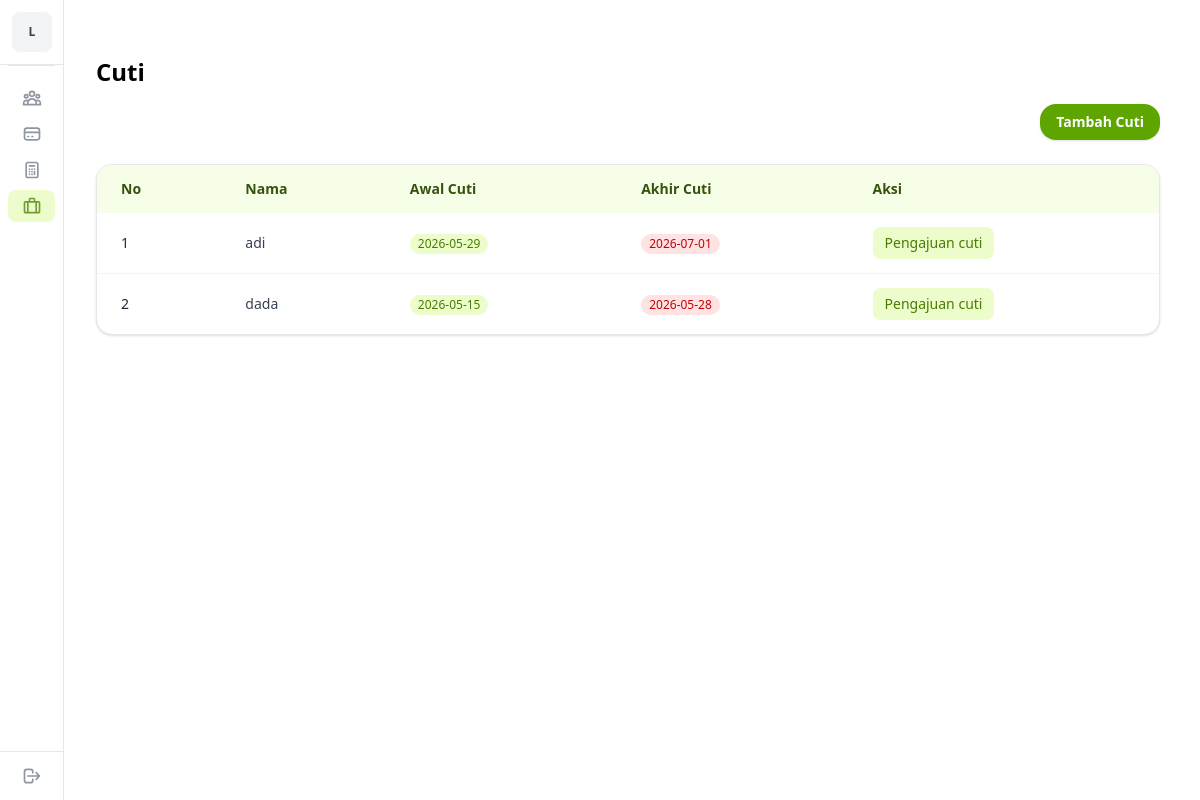
Screenshot of /cuti.php with the database file from the repository.
### tables this page shows
CREATE TABLE `cuti` (
  `id_cuti` int NOT NULL,
  `awal_cuti` date NOT NULL,
  `akhir_cuti` date NOT NULL,
  `id_pekerja` int NOT NULL
);

CREATE TABLE `pekerja` (
  `id_pekerja` int NOT NULL,
  `nama` varchar(100) NOT NULL,
  `id_jabatan` varchar(10) NOT NULL
);

### crud/read_cuti.php (called while the page is built)
<?php
require __DIR__ . '/../config/koneksi.php';
try {
    $stmt = $koneksi->prepare("
        SELECT
            cuti.id_cuti,
            pekerja.nama,
            cuti.awal_cuti,
            cuti.akhir_cuti
        FROM cuti
        JOIN pekerja
        ON cuti.id_pekerja = pekerja.id_pekerja
    ");
    $stmt->execute();
    $result = $stmt->fetchAll(PDO::FETCH_ASSOC);
} catch(PDOException $e) {
    die("Error: " . $e->getMessage());
}

### component/tabel-cuti.php (the view)
<?php
require __DIR__ . "/../crud/read_cuti.php";
?>
<div class="overflow-x-auto rounded-2xl border border-gray-200 bg-white shadow-sm">
  <table class="min-w-full text-xs sm:text-sm">
    <thead class="bg-lime-50 text-lime-900">
      <tr>
        <th class="px-2 py-2 text-left font-semibold sm:px-3 sm:py-2.5 md:px-4 md:py-3 lg:px-6 lg:py-3.5">
          No
        </th>
        <th class="px-2 py-2 text-left font-semibold sm:px-3 sm:py-2.5 md:px-4 md:py-3 lg:px-6 lg:py-3.5">
          Nama
        </th>
        <th class="px-2 py-2 text-left font-semibold sm:px-3 sm:py-2.5 md:px-4 md:py-3 lg:px-6 lg:py-3.5">
          Awal Cuti
        </th>
        <th class="px-2 py-2 text-left font-semibold sm:px-3 sm:py-2.5 md:px-4 md:py-3 lg:px-6 lg:py-3.5">
          Akhir Cuti
        </th>
        <th class="px-2 py-2 text-left font-semibold sm:px-3 sm:py-2.5 md:px-4 md:py-3 lg:px-6 lg:py-3.5">
          Aksi
        </th>
      </tr>
    </thead>
    <tbody class="divide-y divide-gray-100">
      <?php foreach ($result as $index => $item) : ?>
      <tr class="transition hover:bg-lime-50">
        <td class="px-2 py-2 sm:px-3 sm:py-2.5 md:px-4 md:py-3 lg:px-6 lg:py-3.5">
          <div class="font-medium text-gray-800">
            <?php echo $index + 1 ?>
          </div>
        </td>
        <td class="px-2 py-2 text-gray-700 sm:px-3 sm:py-2.5 md:px-4 md:py-3 lg:px-6 lg:py-3.5">
          <?php echo $item["nama"] ?>
        </td>
        <td class="px-2 py-2 text-gray-700 sm:px-3 sm:py-2.5 md:px-4 md:py-3 lg:px-6 lg:py-3.5">
          <span class="inline-block rounded-full bg-lime-100 px-2 py-0.5 text-xs font-medium text-lime-700">
            <?php echo $item["awal_cuti"] ?>
          </span>
        </td>
        <td class="px-2 py-2 text-gray-700 sm:px-3 sm:py-2.5 md:px-4 md:py-3 lg:px-6 lg:py-3.5">
          <span class="inline-block rounded-full bg-red-100 px-2 py-0.5 text-xs font-medium text-red-700">
            <?php echo $item["akhir_cuti"] ?>
          </span>
        </td>
        <td class="px-2 py-2 text-right sm:px-3 sm:py-2.5 md:px-4 md:py-3 lg:px-6 lg:py-3.5">
            <button class="block rounded-lg bg-lime-100 px-2 py-1 text-xs font-medium text-lime-700 transition hover:bg-lime-200 sm:px-3 sm:py-1.5 sm:text-sm">
              Pengajuan cuti
            </button>
        </td>
      </tr>
      <?php endforeach; ?>
    </tbody>
  </table>
</div>

### rows the page displays
cuti: id_pekerja.nama "adi", awal_cuti "2026-05-29", akhir_cuti "2026-07-01"
cuti: id_pekerja.nama "dada", awal_cuti "2026-05-15", akhir_cuti "2026-05-28"
